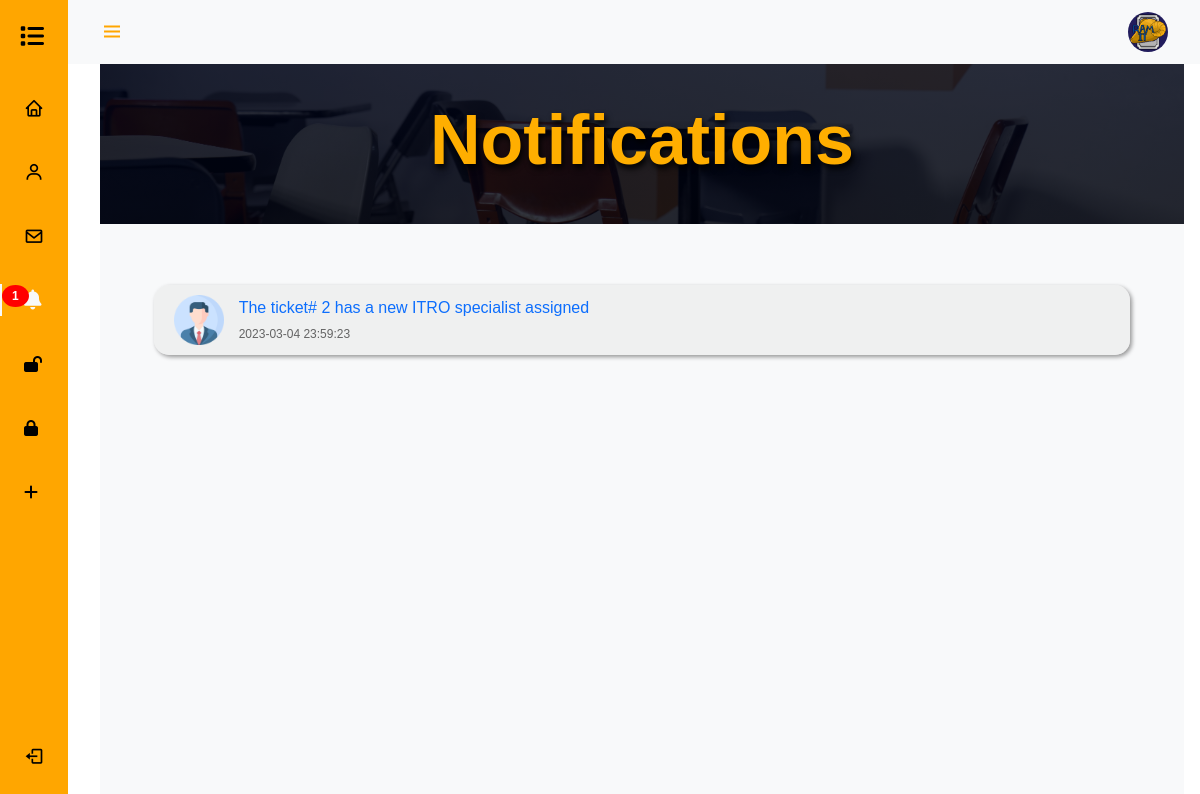
Screenshot of /notification.php?link=notif (signed in) with the database file from the repository.
### tables this page shows
CREATE TABLE IF NOT EXISTS `ticket` (
  `tid` int NOT NULL AUTO_INCREMENT,
  `iid` int NOT NULL,
  `iname` varchar(100) NOT NULL,
  `ipstion` varchar(10) NOT NULL,
  `email` varchar(50) NOT NULL,
  `img` varchar(50) NOT NULL,
  `inquiry` text NOT NULL,
  `itype` varchar(50) NOT NULL,
  `fdes` text NOT NULL,
  `stat` varchar(11) NOT NULL,
  `priority` int NOT NULL,
  `severity` int NOT NULL,
  `filename` varchar(225) NOT NULL,
  `assignid` int NOT NULL,
  `aemail` varchar(255) NOT NULL,
  `aname` varchar(100) NOT NULL,
  `apstion` varchar(10) NOT NULL,
  `dt` datetime NOT NULL,
  `dta` datetime NOT NULL,
  `notifstus` int NOT NULL,
  `notifstum` text NOT NULL,
  `notifits` int NOT NULL,
  `notifitm` text NOT NULL,
  `notifdts` datetime NOT NULL,
  `notifdti` datetime NOT NULL,
  PRIMARY KEY (`tid`)
);

### notification.php (the view, shortened to what this page needs)
<?php
require 'code/components/connect.php';
                        if ($_SESSION['pstion'] == "student"){
                            $sql = "SELECT * from ticket where stat = 'open' AND notifstus = 0 AND iid = " .$_SESSION['id']. " ORDER BY notifdti desc";
                            }
                            elseif ($_SESSION['pstion'] == "it")
                            {
                            $sql = "SELECT * from ticket where  stat = 'open' AND notifits = 0 AND assignid = " .$_SESSION['id']. " ORDER BY notifdts desc";
                            }
                            else{
                            $sql = "SELECT * from ticket where stat='pending' OR stat = 'open' AND iid = " .$_SESSION['id']. " AND notifstus = 0  ORDER BY notifdti desc";
                            }
                            $result = mysqli_query($con, $sql);
?>
<!DOCTYPE php>
        <html>
            <head>
                <link href='https://cdn.jsdelivr.net/npm/bootstrap@5.0.0-beta1/dist/css/bootstrap.min.css' rel='stylesheet'>
                <link href='https://cdn.jsdelivr.net/npm/boxicons@latest/css/boxicons.min.css' rel='stylesheet'>
                <link rel="stylesheet" href="https://cdnjs.cloudflare.com/ajax/libs/twitter-bootstrap/5.0.2/css/bootstrap.min.css">
                <link rel="stylesheet" href="https://cdnjs.cloudflare.com/ajax/libs/font-awesome/5.15.4/css/all.min.css">
                <link href="res/res-notification/notification.css" rel="stylesheet" type="text/css">
            </head>
    <body className='snippet-body'>
    <body id="body-pd">
        <header class="header" id="header">
            <div class="header_toggle"> <i class='bx bx-menu' id="header-toggle"></i> </div>
            <div class="header_img"> <img src="res/img/logo.png" alt=""> </div>
        </header>
            <?php require 'code/components/nav.php'; ?>
            <div class="height-100 bg-light">
                <div>
                    <section id="headerwel">
                       <div class="containerwel">
                           <div class="middlewel">
                               <h1 class="text-white display-3 fw-bold">
                                   <span class="theme-text">Notifications</span></h1>
                           </div>
                       </div>
                       </section>
                   </div>
                   <br>
                <div style="height:5%;"></div>
                <div class="item_background">
                <?php
                            while($row = mysqli_fetch_array($result)){
                                $i++;
                                if ($i > 0 ){
                                if ($_SESSION['pstion'] == "supervisor") {
                        ?>
                                        <div class="notify_item">
                                        <a href="tdetails.php? id=<?=$row['tid']?>">
                                            <div class="notify_img">
                                                <img src="res/accountimg/<?=$row['iid']?>.png" alt="profile_pic" style="width: 50px">
                                            </div>
                                            <div class="notify_info">
                                                <p><?=$row['notifstum']?></p>
                                                <span class="notify_time"><?=$row['dt']?></span>
                                                </a>
                                            </div>
                                        </div>
                       <?php } } else { echo ' <center> <h1>There is no notifications at this time. </h1> </center>';} } ?>
                     </div>
    </body>
            </html>

### res/res-notification/notification.css (style rules this page uses)
.item_background { background-color: rgba(236, 236, 236, 0.658); box-shadow: 2px 2px 4px rgba(0,0,0,0.4); border-radius: 15px; margin-left: 5%; margin-right: 5%; }
.notify_item { display: flex; align-items: center; padding: 10px 0; border-bottom: 1px solid #ffa600; margin-left: 2%; margin-right: 2%; }
.notify_item:last-child { border-bottom: 0px; }
.notify_item .notify_img { margin-right: 15px; }
.notify_item .notify_info p { margin-bottom: 5px; }
.notify_item .notify_info .notify_time { color: #646464; font-size: 12px; }
#headerwel { background-image: linear-gradient(rgba(0, 5, 24, 0.8), rgba(0, 3, 15, 0.8)), url("../img/bg.jpg"); background-position: center; background-size: cover; width: 100%; height: 20vh; position: relative; }
:root { --main-color: #ffae00; }
.theme-text { color: var(--main-color) !important; }
.middlewel { display: flex; justify-content: center; align-items: center; height: 20vh; width: 100%; text-shadow: 2px 4px 6px rgb(0, 0, 0); }
.middlewel h1 { font-size: 70px; }

### code/components/nav.php (style rules this page uses)
:root { --header-height: 3rem; --nav-width: 68px; --first-color: #ffa600; --first-color-light: #000000; --white-color: #F8F9FA; --body-font: 'Nunito', sans-serif; --normal-font-size: 1rem; --z-fixed: 100 }
*,::before,::after { box-sizing: border-box }
body { position: relative; margin: var(--header-height) 0 0 0; padding: 0 1rem; font-family: var(--body-font); font-size: var(--normal-font-size); transition: .5s }
a { text-decoration: none }
.header { width: 100%; height: var(--header-height); position: fixed; top: 0; left: 0; display: flex; align-items: center; justify-content: space-between; padding: 0 1rem; background-color: var(--white-color); z-index: var(--z-fixed); transition: .5s }
.header_toggle { color: var(--first-color); font-size: 1.5rem; cursor: pointer }
.header_img { width: 35px; height: 35px;display: flex; justify-content: center; border-radius: 50%; overflow: hidden }
.header_img img { width: 40px }
.height-100 { height:100% }
@media screen and (min-width: 768px) { body { margin: calc(var(--header-height) + 1rem) 0 0 0;padding-left: calc(var(--nav-width) + 2rem) } }
@media screen and (min-width: 768px) { .header { height: calc(var(--header-height) + 1rem);padding: 0 2rem 0 calc(var(--nav-width) + 2rem) } }
@media screen and (min-width: 768px) { .header_img { width: 40px;height: 40px } }
@media screen and (min-width: 768px) { .header_img img { width: 45px } }

### rows the page displays
ticket: notifstum "The ticket# 2 has a new ITRO specialist assigned", dt "2023-03-04 23:59:23"

### other values shown
$i "1"
